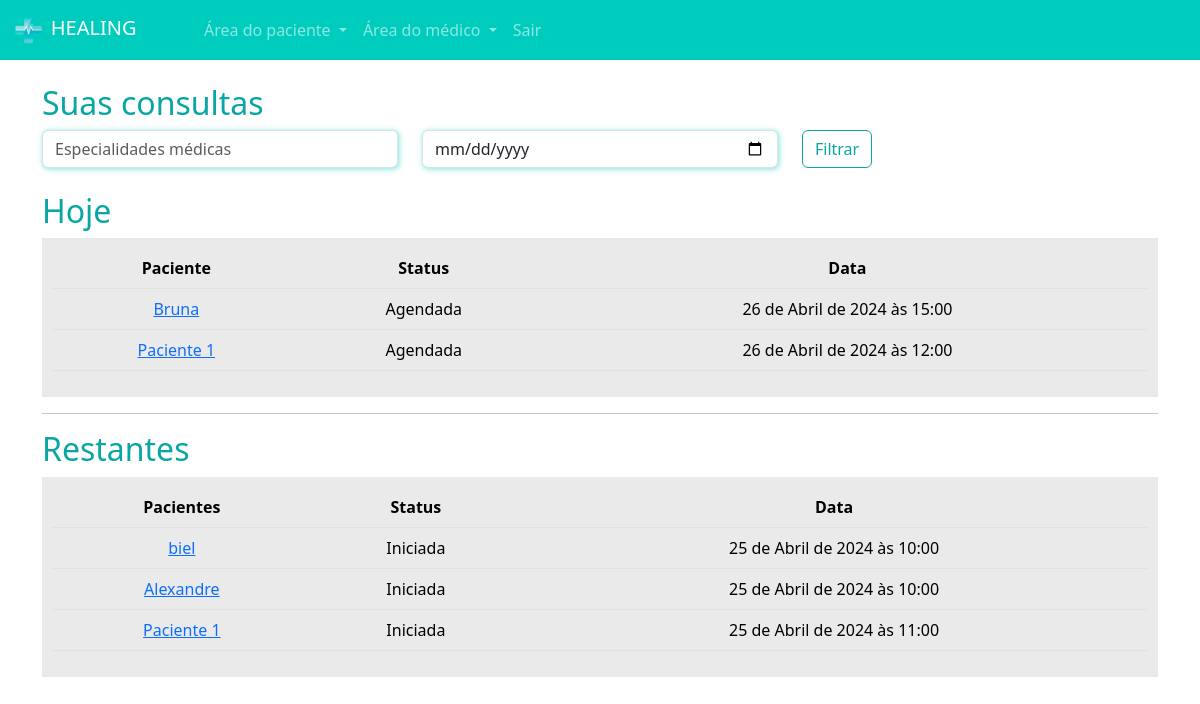
Screenshot of /medicos/consultas_medico/ (signed in) with the database file from the repository.
### paciente/models.py (models this page shows, shortened)
class Consulta(models.Model):
    status_choices = (
        ('A', 'Agendada'),
        ('F', 'Finalizada'),
        ('C', 'Cancelada'),
        ('I', 'Iniciada')
    )
    paciente = models.ForeignKey(User, on_delete=models.DO_NOTHING)
    data_aberta = models.ForeignKey(DatasAbertas, on_delete=models.DO_NOTHING)
    status = models.CharField(max_length=1, choices=status_choices, default='A')
    link = models.URLField(null=True, blank=True)

### medico/models.py (models this page shows, shortened)
class DatasAbertas(models.Model):
    data = models.DateTimeField()
    user = models.ForeignKey(User, on_delete=models.DO_NOTHING)
    agendado = models.BooleanField(default=False)

### medico/views.py (the view)
# urls.py: path('consultas_medico/', views.consultas_medico, name="consultas_medico"),
@login_required
def consultas_medico(request):
    if not is_medico(request.user):
        messages.add_message(request, constants.WARNING, 'Somente médicos podem acessar essa página.')
        return redirect('/usuarios/sair')
    hoje = datetime.now().date()
    consultas_hoje = Consulta.objects.filter(data_aberta__user=request.user).filter(data_aberta__data__gte=hoje).filter(data_aberta__data__lt=hoje + timedelta(days=1))
    consultas_restantes = Consulta.objects.exclude(id__in=consultas_hoje.values('id')).filter(data_aberta__user=request.user)
    return render(request, 'consultas_medico.html', {'consultas_hoje': consultas_hoje, 'consultas_restantes': consultas_restantes, 'is_medico': is_medico(request.user)})

### medico/models.py (called while the page is built)
def is_medico(user):
    return DadosMedico.objects.filter(user=user).exists()

### medico/templates/consultas_medico.html (shortened to what this page needs)
{% extends "base.html" %}
{% load static %}
{% block 'head' %}
    <link rel="stylesheet" href="{% static 'medicos/css/abrir_horario.css' %}">
    <link rel="stylesheet" href="{% static 'usuarios/css/usuarios.css' %}">
    <link rel="stylesheet" href="{% static 'medicos/css/cadastro_medico.css' %}">
    <link rel="stylesheet" href="{% static 'pacientes/css/home.css' %}">
    <link rel="stylesheet" href="https://cdn.jsdelivr.net/npm/bootstrap-icons@1.11.3/font/bootstrap-icons.min.css">
{% endblock 'head' %}
{% block 'body' %}
{% include "partials/navbar.html" %}
    <div class="container">
        <br>
        <h2><span class="color-dark">Suas consultas</span></h2>
        <div class="row">
            <div class="col-md">
                <input type="text" name="especialidades" id="" class="form-control shadow-main-color" placeholder="Especialidades médicas">
            </div>
            <div class="col-md">
                <input type="date" name="data" id="" class="form-control shadow-main-color" placeholder="Data da consulta">
            </div>
            <div class="col-md">
                <input type="submit" value="Filtrar" class="btn btn-dark-color-outline">
            </div>
        </div>
        <br>
        <h2><span class="color-dark">Hoje</span></h2>
        <div class="list-minhas-consultas">
            <table class="table">
                <thead>
                  <tr>
                    <th scope="col">Paciente</th>
                    <th scope="col">Status</th>
                    <th scope="col">Data</th>
                  </tr>
                </thead>
                <tbody>
                    {% for consulta in consultas_hoje  %}
                        <tr>
                            <td><a href="{% url 'consulta_area_medico' consulta.id %}">{{consulta.paciente}}</a></td>
                            <td>{{consulta.get_status_display}}</td>
                            <td>{{consulta.data_aberta.data}}</td>
                        </tr>
                    {% endfor %}
                </tbody>
              </table>
        </div>
        <hr>
        <h2><span class="color-dark">Restantes</span></h2>
        <div class="list-minhas-consultas">
            <table class="table">
                <thead>
                  <tr>
                    <th scope="col">Pacientes</th>
                    <th scope="col">Status</th>
                    <th scope="col">Data</th>
                  </tr>
                </thead>
                <tbody>
                    {% for consulta in consultas_restantes  %}
                        <tr>
                            <td><a href="{% url 'consulta_area_medico' consulta.id %}">{{consulta.paciente}}</a></td>
                            <td>{{consulta.get_status_display}}</td>
                            <td>{{consulta.data_aberta.data}}</td>
                        </tr>
                    {% endfor %}
                </tbody>
              </table>
        </div>
    </div>
{% endblock 'body' %}

### templates/static/geral/css/base.css (style rules this page uses)
:root { --main-color: #00CCBE; --dark-color: #09A6A3; --contrast-color: #FFD686; }
.color-dark { color: var(--dark-color); }

### templates/static/usuarios/css/usuarios.css (style rules this page uses)
.btn-dark-color-outline { border: 1px solid var(--dark-color); color: var(--dark-color) }

### templates/static/medicos/css/cadastro_medico.css (style rules this page uses)
.shadow-main-color { box-shadow: 1px 1px 5px 1px rgba(0, 204, 190,.4); }

### templates/static/pacientes/css/home.css (style rules this page uses)
table { border-collapse: collapse !important; width: 100%; }
th, td { padding: 8px; text-align: center; background-color: #EAEAEA !important; }
th { background-color: #EAEAEA; }
.list-minhas-consultas { background-color: #EAEAEA; padding: 10px; }

### rows the page displays
Consulta: paciente "Bruna", status "Agendada", data_aberta.data "26 de Abril de 2024 às 15:00"
Consulta: paciente "Paciente 1", status "Agendada", data_aberta.data "26 de Abril de 2024 às 12:00"
Consulta: paciente "biel", status "Iniciada", data_aberta.data "25 de Abril de 2024 às 10:00"
Consulta: paciente "Alexandre", status "Iniciada", data_aberta.data "25 de Abril de 2024 às 10:00"
Consulta: paciente "Paciente 1", status "Iniciada", data_aberta.data "25 de Abril de 2024 às 11:00"
